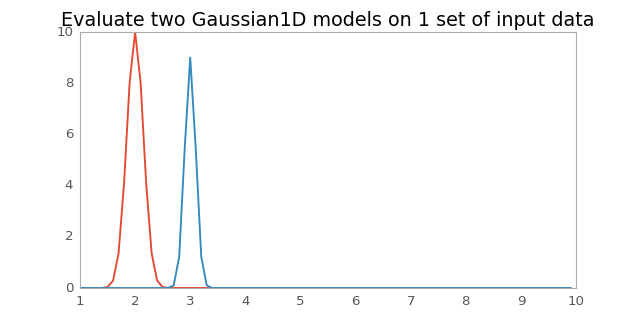

This figure's Python source:
import matplotlib.pyplot as plt
import numpy as np
from astropy.modeling import models, fitting
x = np.arange(1, 10, .1)
g1 = models.Gaussian1D(amplitude=[10, 9], mean=[2,3], stddev=[.15,.1],
                       n_models=2)
y = g1(x, model_set_axis=False)
plt.figure(figsize=(8, 4))
plt.plot(x, y.T)
plt.title('Evaluate two Gaussian1D models on 1 set of input data')
plt.show()
